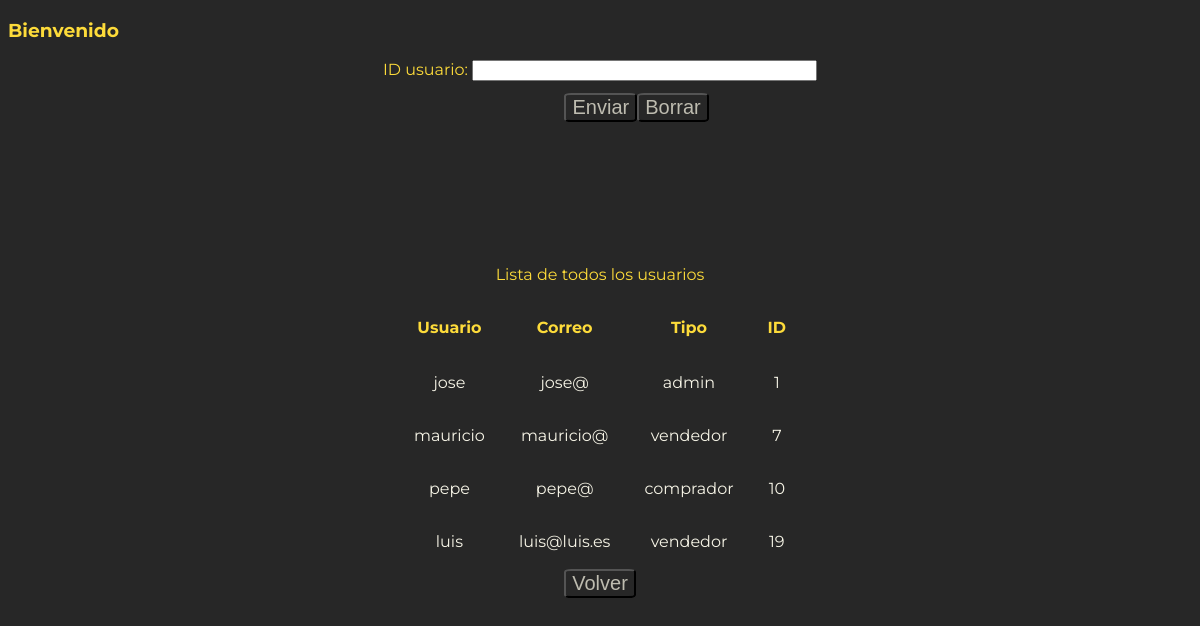
Page /baja_user.php on the committed database.
### tables this page shows
CREATE TABLE `users` (
  `name` varchar(30) DEFAULT NULL,
  `mail` varchar(30) DEFAULT NULL,
  `password` varchar(100) DEFAULT NULL,
  `type` varchar(20) DEFAULT NULL,
  `id` int(11) NOT NULL AUTO_INCREMENT,
  PRIMARY KEY (`id`)
);

### baja_user.php (the view, shortened to what this page needs)
<?php
$user= $_SESSION["user"];
include "datos.php";
$conexion= mysqli_connect($dbhost,$dbuser,$dbpass,$dbname) or die ("Error al conectar a la BBDD");
$query="select * from users";
$consulta=mysqli_query($conexion,$query) or die ('Error en la consulta'.mysqli_error($conexion));
$nfilas=mysqli_num_rows($consulta);
?>
<!DOCTYPE html>
<html lang="en" >
<head>
  </head>
<body>
<h3><?php echo "Bienvenido ". $user?></h3>
<table>
    <caption>Lista de todos los usuarios</caption>
<tr>
<th>Usuario</th>
<TH>Correo</TH>
<TH>Tipo</TH>
<TH>ID</TH>
<tr>
<form action="baja_user2.php" method="get">
  <p>ID usuario: <input type="text" name="id_user" size="40"></p>
    <input type="submit" value="Enviar" class="boton_enviar"><input type="reset" value="Borrar" class="boton_borrar">
</form>
</body>
</body>
</html>
<?php
if($nfilas>0){
  for ($i=0; $i <$nfilas; $i++) {
    $resultado = mysqli_fetch_array($consulta);
    print ("<TR>");
    print ("<TD>" . $resultado['name'] . "</TD>");
    print ("<TD>" . $resultado['mail'] . "</TD>");
    print ("<TD>" . $resultado['type'] . "</TD>");
    print ("<TD>" . $resultado['id'] . "</TD>");
    print ("</TR>");
  }
    echo '<p><a href="indexadmin.php"><button>Volver</button></a></p>';
}
?>

### baja_user.php (style rules this page uses)
body { background: #272727; color: #fddb3a; font-family: "Montserrat", sans-serif; }
table { padding-top: 10%; margin: auto; }
th { padding: 1em; }
td { padding: 1em; text-align: center; color: #f6f4e6; }
p { margin: auto; text-align: center; }
button { border-radius: 10%; color: #bebcb0; background: #272727; font-size: 20px; }
input.boton_enviar { border-radius: 10%; color: #bebcb0; background: #272727; font-size: 20px; margin: auto; text-align: center; margin-left: 47%; margin-top: 1%; }
input.boton_borrar { border-radius: 10%; color: #bebcb0; background: #272727; font-size: 20px; margin: auto; text-align: center; }
caption { display: table-caption; text-align: -webkit-center; margin-top: 35%; margin-bottom: -25%; }

### rows in the picture
users: name "jose", mail "jose@", type "admin", id "1"
users: name "mauricio", mail "mauricio@", type "vendedor", id "7"
users: name "pepe", mail "pepe@", type "comprador", id "10"
users: name "luis", mail "luis@luis.es", type "vendedor", id "19"
